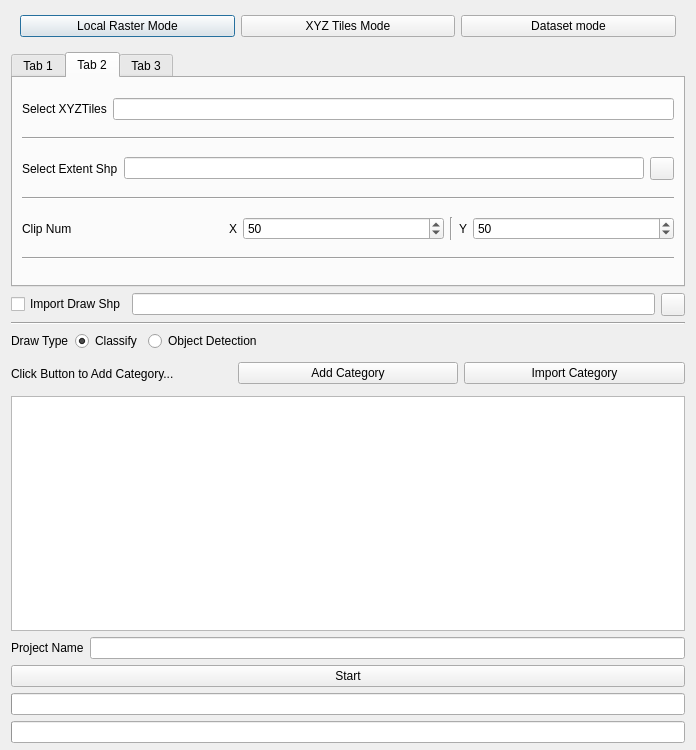
<?xml version="1.0" encoding="UTF-8"?>
<ui version="4.0">
 <class>segCreateProjectDialog</class>
 <widget class="QDialog" name="segCreateProjectDialog">
  <property name="geometry">
   <rect>
    <x>0</x>
    <y>0</y>
    <width>696</width>
    <height>750</height>
   </rect>
  </property>
  <property name="windowTitle">
   <string>Create Project</string>
  </property>
  <layout class="QVBoxLayout" name="verticalLayout">
   <property name="spacing">
    <number>6</number>
   </property>
   <property name="topMargin">
    <number>6</number>
   </property>
   <property name="bottomMargin">
    <number>7</number>
   </property>
   <item>
    <widget class="CardWidget" name="CardWidget_5">
     <layout class="QHBoxLayout" name="horizontalLayout_6">
      <item>
       <widget class="PillPushButton" name="tifModePb">
        <property name="text">
         <string>Local Raster Mode</string>
        </property>
        <attribute name="buttonGroup">
         <string notr="true">modePbGroup</string>
        </attribute>
       </widget>
      </item>
      <item>
       <widget class="PillPushButton" name="wmsModePb">
        <property name="text">
         <string>XYZ Tiles Mode</string>
        </property>
        <attribute name="buttonGroup">
         <string notr="true">modePbGroup</string>
        </attribute>
       </widget>
      </item>
      <item>
       <widget class="PillPushButton" name="multiTifModePb">
        <property name="text">
         <string>Dataset mode</string>
        </property>
        <attribute name="buttonGroup">
         <string notr="true">modePbGroup</string>
        </attribute>
       </widget>
      </item>
     </layout>
    </widget>
   </item>
   <item>
    <widget class="QTabWidget" name="tabWidget">
     <property name="currentIndex">
      <number>1</number>
     </property>
     <widget class="QWidget" name="tifMode">
      <attribute name="title">
       <string>Tab 1</string>
      </attribute>
      <layout class="QVBoxLayout" name="verticalLayout_2">
       <item>
        <layout class="QHBoxLayout" name="horizontalLayout_7">
         <item>
          <widget class="BodyLabel" name="BodyLabel">
           <property name="text">
            <string>Select Raster</string>
           </property>
          </widget>
         </item>
         <item>
          <widget class="LineEdit" name="selectTifLe"/>
         </item>
         <item>
          <widget class="ToolButton" name="selectTifPb"/>
         </item>
        </layout>
       </item>
       <item>
        <widget class="Line" name="line_7">
         <property name="orientation">
          <enum>Qt::Horizontal</enum>
         </property>
        </widget>
       </item>
       <item>
        <layout class="QHBoxLayout" name="selectMosaicLayout">
         <item>
          <widget class="CheckBox" name="importMosaicCb">
           <property name="minimumSize">
            <size>
             <width>29</width>
             <height>22</height>
            </size>
           </property>
           <property name="text">
            <string>Import Mosaic Shp</string>
           </property>
          </widget>
         </item>
         <item>
          <widget class="LineEdit" name="selectMosaicLe">
           <property name="readOnly">
            <bool>false</bool>
           </property>
          </widget>
         </item>
         <item>
          <widget class="ToolButton" name="selectMosaicPb"/>
         </item>
        </layout>
       </item>
       <item>
        <widget class="Line" name="line_8">
         <property name="orientation">
          <enum>Qt::Horizontal</enum>
         </property>
        </widget>
       </item>
       <item>
        <layout class="QHBoxLayout" name="horizontalLayout">
         <item>
          <widget class="BodyLabel" name="BodyLabel_3">
           <property name="text">
            <string>Size of Raster</string>
           </property>
          </widget>
         </item>
         <item>
          <widget class="BodyLabel" name="tifSize">
           <property name="text">
            <string>？？？</string>
           </property>
          </widget>
         </item>
        </layout>
       </item>
       <item>
        <widget class="Line" name="line_9">
         <property name="orientation">
          <enum>Qt::Horizontal</enum>
         </property>
        </widget>
       </item>
       <item>
        <layout class="QHBoxLayout" name="horizontalLayout_4">
         <item>
          <widget class="BodyLabel" name="BodyLabel_8">
           <property name="text">
            <string>Imgsize</string>
           </property>
          </widget>
         </item>
         <item>
          <widget class="SpinBox" name="segSizeSb">
           <property name="readOnly">
            <bool>false</bool>
           </property>
           <property name="minimum">
            <number>256</number>
           </property>
           <property name="maximum">
            <number>4096</number>
           </property>
           <property name="singleStep">
            <number>256</number>
           </property>
          </widget>
         </item>
        </layout>
       </item>
       <item>
        <widget class="Line" name="line_10">
         <property name="orientation">
          <enum>Qt::Horizontal</enum>
         </property>
        </widget>
       </item>
      </layout>
     </widget>
     <widget class="QWidget" name="wmsMode">
      <attribute name="title">
       <string>Tab 2</string>
      </attribute>
      <layout class="QVBoxLayout" name="verticalLayout_3">
       <item>
        <layout class="QHBoxLayout" name="horizontalLayout_9">
         <item>
          <widget class="BodyLabel" name="BodyLabel_6">
           <property name="text">
            <string>Select XYZTiles</string>
           </property>
          </widget>
         </item>
         <item>
          <widget class="LineEdit" name="selectXYZTilesLE">
           <property name="locale">
            <locale language="English" country="UnitedStates"/>
           </property>
          </widget>
         </item>
        </layout>
       </item>
       <item>
        <widget class="Line" name="line_2">
         <property name="orientation">
          <enum>Qt::Horizontal</enum>
         </property>
        </widget>
       </item>
       <item>
        <layout class="QHBoxLayout" name="horizontalLayout_11">
         <item>
          <widget class="BodyLabel" name="BodyLabel_9">
           <property name="text">
            <string>Select Extent Shp</string>
           </property>
          </widget>
         </item>
         <item>
          <widget class="LineEdit" name="selectExtentShp"/>
         </item>
         <item>
          <widget class="ToolButton" name="selectExtentPb"/>
         </item>
        </layout>
       </item>
       <item>
        <widget class="Line" name="line_3">
         <property name="orientation">
          <enum>Qt::Horizontal</enum>
         </property>
        </widget>
       </item>
       <item>
        <layout class="QHBoxLayout" name="horizontalLayout_5">
         <item>
          <widget class="BodyLabel" name="BodyLabel_10">
           <property name="text">
            <string>Clip Num</string>
           </property>
          </widget>
         </item>
         <item>
          <widget class="BodyLabel" name="BodyLabel_11">
           <property name="sizePolicy">
            <sizepolicy hsizetype="Fixed" vsizetype="Preferred">
             <horstretch>0</horstretch>
             <verstretch>0</verstretch>
            </sizepolicy>
           </property>
           <property name="text">
            <string>X</string>
           </property>
          </widget>
         </item>
         <item>
          <widget class="SpinBox" name="xSegNum">
           <property name="readOnly">
            <bool>false</bool>
           </property>
           <property name="minimum">
            <number>5</number>
           </property>
           <property name="maximum">
            <number>1000</number>
           </property>
           <property name="singleStep">
            <number>10</number>
           </property>
           <property name="value">
            <number>50</number>
           </property>
          </widget>
         </item>
         <item>
          <widget class="Line" name="line">
           <property name="orientation">
            <enum>Qt::Vertical</enum>
           </property>
          </widget>
         </item>
         <item>
          <widget class="BodyLabel" name="BodyLabel_13">
           <property name="sizePolicy">
            <sizepolicy hsizetype="Fixed" vsizetype="Preferred">
             <horstretch>0</horstretch>
             <verstretch>0</verstretch>
            </sizepolicy>
           </property>
           <property name="text">
            <string>Y</string>
           </property>
          </widget>
         </item>
         <item>
          <widget class="SpinBox" name="ySegNum">
           <property name="readOnly">
            <bool>false</bool>
           </property>
           <property name="minimum">
            <number>5</number>
           </property>
           <property name="maximum">
            <number>10000</number>
           </property>
           <property name="singleStep">
            <number>10</number>
           </property>
           <property name="value">
            <number>50</number>
           </property>
          </widget>
         </item>
        </layout>
       </item>
       <item>
        <widget class="Line" name="line_4">
         <property name="orientation">
          <enum>Qt::Horizontal</enum>
         </property>
        </widget>
       </item>
      </layout>
     </widget>
     <widget class="QWidget" name="multiMode">
      <attribute name="title">
       <string>Tab 3</string>
      </attribute>
      <layout class="QVBoxLayout" name="verticalLayout_6">
       <item>
        <layout class="QHBoxLayout" name="horizontalLayout_12">
         <item>
          <widget class="BodyLabel" name="BodyLabel_2">
           <property name="text">
            <string>Select Raster Folder</string>
           </property>
          </widget>
         </item>
         <item>
          <layout class="QVBoxLayout" name="verticalLayout_4">
           <item>
            <layout class="QHBoxLayout" name="horizontalLayout_8">
             <item>
              <widget class="LineEdit" name="selectTifDirLe"/>
             </item>
             <item>
              <widget class="ToolButton" name="selectTifDirPb"/>
             </item>
            </layout>
           </item>
           <item>
            <layout class="QHBoxLayout" name="horizontalLayout_2">
             <item>
              <widget class="BodyLabel" name="BodyLabel_5">
               <property name="text">
                <string>Raster postfix</string>
               </property>
              </widget>
             </item>
             <item>
              <widget class="LineEdit" name="imgPostLineEdit">
               <property name="readOnly">
                <bool>true</bool>
               </property>
              </widget>
             </item>
            </layout>
           </item>
          </layout>
         </item>
        </layout>
       </item>
       <item>
        <layout class="QHBoxLayout" name="horizontalLayout_13">
         <item>
          <widget class="CheckBox" name="importLabelDirCb">
           <property name="minimumSize">
            <size>
             <width>29</width>
             <height>22</height>
            </size>
           </property>
           <property name="text">
            <string>Import Label Folder</string>
           </property>
          </widget>
         </item>
         <item>
          <layout class="QVBoxLayout" name="verticalLayout_5">
           <item>
            <layout class="QHBoxLayout" name="horizontalLayout_14">
             <item>
              <widget class="LineEdit" name="selectLabelDirLe"/>
             </item>
             <item>
              <widget class="ToolButton" name="selectLabelDirPb"/>
             </item>
            </layout>
           </item>
           <item>
            <layout class="QHBoxLayout" name="horizontalLayout_15">
             <item>
              <widget class="BodyLabel" name="labelPostLabel">
               <property name="text">
                <string>Label postfix</string>
               </property>
              </widget>
             </item>
             <item>
              <widget class="LineEdit" name="labelPostLineEdit">
               <property name="readOnly">
                <bool>true</bool>
               </property>
              </widget>
             </item>
            </layout>
           </item>
          </layout>
         </item>
        </layout>
       </item>
      </layout>
     </widget>
    </widget>
   </item>
   <item>
    <layout class="QHBoxLayout" name="selectShpLayout">
     <item>
      <widget class="CheckBox" name="importShpCb">
       <property name="minimumSize">
        <size>
         <width>29</width>
         <height>22</height>
        </size>
       </property>
       <property name="text">
        <string>Import Draw Shp</string>
       </property>
      </widget>
     </item>
     <item>
      <widget class="LineEdit" name="selectShpLe">
       <property name="readOnly">
        <bool>true</bool>
       </property>
      </widget>
     </item>
     <item>
      <widget class="ToolButton" name="selectShpPb"/>
     </item>
    </layout>
   </item>
   <item>
    <widget class="Line" name="line_5">
     <property name="orientation">
      <enum>Qt::Horizontal</enum>
     </property>
    </widget>
   </item>
   <item>
    <layout class="QHBoxLayout" name="selectTypeLayout_2">
     <item>
      <widget class="BodyLabel" name="BodyLabel_7">
       <property name="sizePolicy">
        <sizepolicy hsizetype="Minimum" vsizetype="Preferred">
         <horstretch>0</horstretch>
         <verstretch>0</verstretch>
        </sizepolicy>
       </property>
       <property name="text">
        <string>Draw Type</string>
       </property>
      </widget>
     </item>
     <item>
      <widget class="RadioButton" name="segmentRadioButton">
       <property name="text">
        <string>Classify</string>
       </property>
       <property name="checked">
        <bool>true</bool>
       </property>
       <attribute name="buttonGroup">
        <string notr="true">segOrDetecGroup</string>
       </attribute>
      </widget>
     </item>
     <item>
      <widget class="RadioButton" name="detectionRadioButton">
       <property name="text">
        <string>Object Detection</string>
       </property>
       <attribute name="buttonGroup">
        <string notr="true">segOrDetecGroup</string>
       </attribute>
      </widget>
     </item>
     <item>
      <spacer name="horizontalSpacer">
       <property name="orientation">
        <enum>Qt::Horizontal</enum>
       </property>
       <property name="sizeHint" stdset="0">
        <size>
         <width>40</width>
         <height>20</height>
        </size>
       </property>
      </spacer>
     </item>
    </layout>
   </item>
   <item>
    <layout class="QHBoxLayout" name="selectTypeLayout">
     <item>
      <widget class="BodyLabel" name="selectTypeLabel">
       <property name="minimumSize">
        <size>
         <width>0</width>
         <height>33</height>
        </size>
       </property>
       <property name="text">
        <string>Click Button to Add Category...</string>
       </property>
      </widget>
     </item>
     <item>
      <widget class="PushButton" name="selectClassifyType">
       <property name="text">
        <string>Add Category</string>
       </property>
      </widget>
     </item>
     <item>
      <widget class="PushButton" name="importClassifyType">
       <property name="text">
        <string>Import Category</string>
       </property>
      </widget>
     </item>
    </layout>
   </item>
   <item>
    <widget class="ListView" name="ListView"/>
   </item>
   <item>
    <layout class="QHBoxLayout" name="horizontalLayout_3">
     <item>
      <widget class="BodyLabel" name="BodyLabel_4">
       <property name="text">
        <string>Project Name</string>
       </property>
      </widget>
     </item>
     <item>
      <widget class="LineEdit" name="projectNameLe">
       <property name="maxLength">
        <number>40</number>
       </property>
      </widget>
     </item>
    </layout>
   </item>
   <item>
    <widget class="PushButton" name="runPB">
     <property name="text">
      <string>Start</string>
     </property>
    </widget>
   </item>
   <item>
    <widget class="ProgressBar" name="ProgressBar"/>
   </item>
   <item>
    <widget class="IndeterminateProgressBar" name="IndeterminateProgressBar"/>
   </item>
  </layout>
 </widget>
 <customwidgets>
  <customwidget>
   <class>CheckBox</class>
   <extends>QCheckBox</extends>
   <header>qfluentwidgets</header>
  </customwidget>
  <customwidget>
   <class>PushButton</class>
   <extends>QPushButton</extends>
   <header>qfluentwidgets</header>
  </customwidget>
  <customwidget>
   <class>PillPushButton</class>
   <extends>ToggleButton</extends>
   <header>qfluentwidgets</header>
  </customwidget>
  <customwidget>
   <class>ToolButton</class>
   <extends>QToolButton</extends>
   <header>qfluentwidgets</header>
  </customwidget>
  <customwidget>
   <class>RadioButton</class>
   <extends>QRadioButton</extends>
   <header>qfluentwidgets</header>
  </customwidget>
  <customwidget>
   <class>ToggleButton</class>
   <extends>PushButton</extends>
   <header>qfluentwidgets</header>
  </customwidget>
  <customwidget>
   <class>CardWidget</class>
   <extends>QFrame</extends>
   <header>qfluentwidgets</header>
   <container>1</container>
  </customwidget>
  <customwidget>
   <class>BodyLabel</class>
   <extends>QLabel</extends>
   <header>qfluentwidgets</header>
  </customwidget>
  <customwidget>
   <class>ProgressBar</class>
   <extends>QProgressBar</extends>
   <header>qfluentwidgets</header>
  </customwidget>
  <customwidget>
   <class>IndeterminateProgressBar</class>
   <extends>QProgressBar</extends>
   <header>qfluentwidgets</header>
  </customwidget>
  <customwidget>
   <class>LineEdit</class>
   <extends>QLineEdit</extends>
   <header>qfluentwidgets</header>
  </customwidget>
  <customwidget>
   <class>SpinBox</class>
   <extends>QSpinBox</extends>
   <header>qfluentwidgets</header>
  </customwidget>
  <customwidget>
   <class>ListView</class>
   <extends>QListView</extends>
   <header>qfluentwidgets</header>
  </customwidget>
 </customwidgets>
 <resources/>
 <connections/>
 <buttongroups>
  <buttongroup name="modePbGroup"/>
  <buttongroup name="segOrDetecGroup"/>
 </buttongroups>
</ui>
